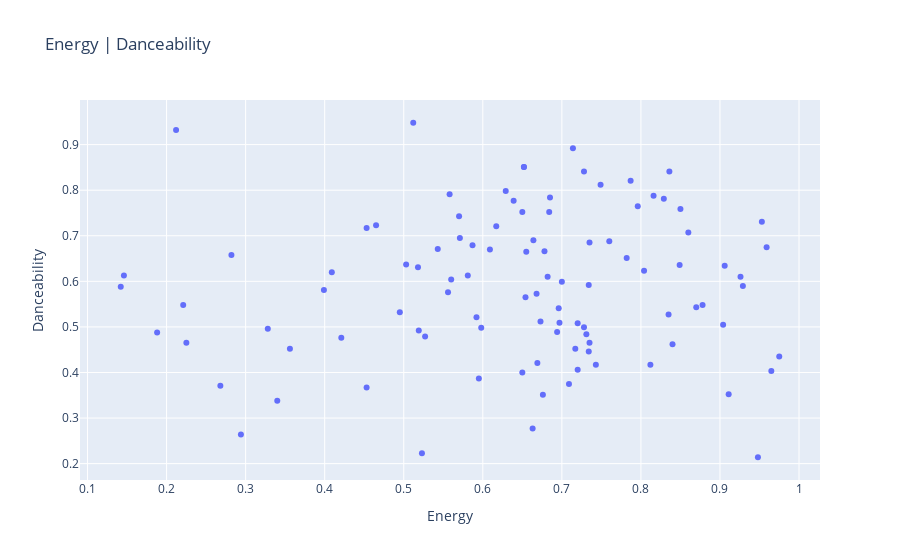

This figure's notebook cell:
### Code cell
print("Columns in song_df:", song_df.columns.tolist())

energy_dance = px.scatter(
    song_df,
    x='energy',
    y='danceability',
    hover_data=['track_name', 'artist_name'],
    title='Energy | Danceability',
    labels={
        'energy': 'Energy',
        'danceability': 'Danceability'
    }
)

energy_dance

### Figure 1 — Plotly figure (JSON) as saved in the notebook; plotly's stock layout.template omitted (floating-point values rounded to 4 significant figures; data arrays with more than 128 entries replaced by an {"elided": "..."} marker saying what was removed)
{"data": [{"customdata": {"elided": "100x2 str values"}, "hovertemplate": "Energy=%{x}<br>Danceability=%{y}<br>track_name=%{customdata[0]}<br>artist_name=%{customdata[1]}<extra></extra>", "legendgroup": "", "marker": {"color": "#636efa", "symbol": "circle"}, "mode": "markers", "name": "", "orientation": "v", "showlegend": false, "type": "scatter", "x": [0.543, 0.72, 0.796, 0.34, 0.655, 0.629, 0.709, 0.975, 0.816, 0.519, 0.731, 0.617, 0.906, 0.678, 0.735, 0.421, 0.654, 0.953, 0.65, 0.523, 0.592, 0.639, 0.65, 0.782, 0.878, 0.663, 0.556, 0.518, 0.664, 0.399, 0.911, 0.409, 0.849, 0.948, 0.829, 0.804, 0.598, 0.587, 0.56, 0.495, 0.595, 0.57, 0.734, 0.294, 0.652, 0.581, 0.697, 0.356, 0.609, 0.836, 0.714, 0.558, 0.787, 0.926, 0.668, 0.221, 0.188, 0.142, 0.85, 0.212, 0.84, 0.728, 0.87, 0.453, 0.669, 0.268, 0.328, 0.929, 0.86, 0.717, 0.685, 0.694, 0.503, 0.749, 0.676, 0.512, 0.728, 0.735, 0.743, 0.453, 0.571, 0.835, 0.812, 0.673, 0.7, 0.72, 0.225, 0.734, 0.696, 0.965, 0.76, 0.959, 0.527, 0.904, 0.465, 0.282, 0.682, 0.146, 0.652, 0.684], "xaxis": "x", "y": [0.671, 0.508, 0.765, 0.338, 0.665, 0.798, 0.375, 0.435, 0.788, 0.492, 0.484, 0.721, 0.634, 0.666, 0.465, 0.476, 0.565, 0.731, 0.752, 0.223, 0.521, 0.777, 0.4, 0.651, 0.548, 0.277, 0.576, 0.631, 0.69, 0.581, 0.352, 0.62, 0.636, 0.214, 0.781, 0.623, 0.498, 0.679, 0.604, 0.532, 0.387, 0.743, 0.592, 0.264, 0.851, 0.613, 0.509, 0.452, 0.67, 0.841, 0.892, 0.791, 0.821, 0.61, 0.573, 0.548, 0.488, 0.588, 0.759, 0.932, 0.462, 0.841, 0.543, 0.367, 0.421, 0.371, 0.496, 0.59, 0.707, 0.452, 0.784, 0.489, 0.637, 0.812, 0.351, 0.948, 0.499, 0.685, 0.417, 0.717, 0.695, 0.527, 0.417, 0.512, 0.599, 0.406, 0.465, 0.446, 0.541, 0.403, 0.688, 0.675, 0.479, 0.505, 0.723, 0.658, 0.61, 0.613, 0.851, 0.752], "yaxis": "y"}], "layout": {"legend": {"tracegroupgap": 0}, "title": {"text": "Energy | Danceability"}, "xaxis": {"anchor": "y", "domain": [0, 1], "title": {"text": "Energy"}}, "yaxis": {"anchor": "x", "domain": [0, 1], "title": {"text": "Danceability"}}}}
